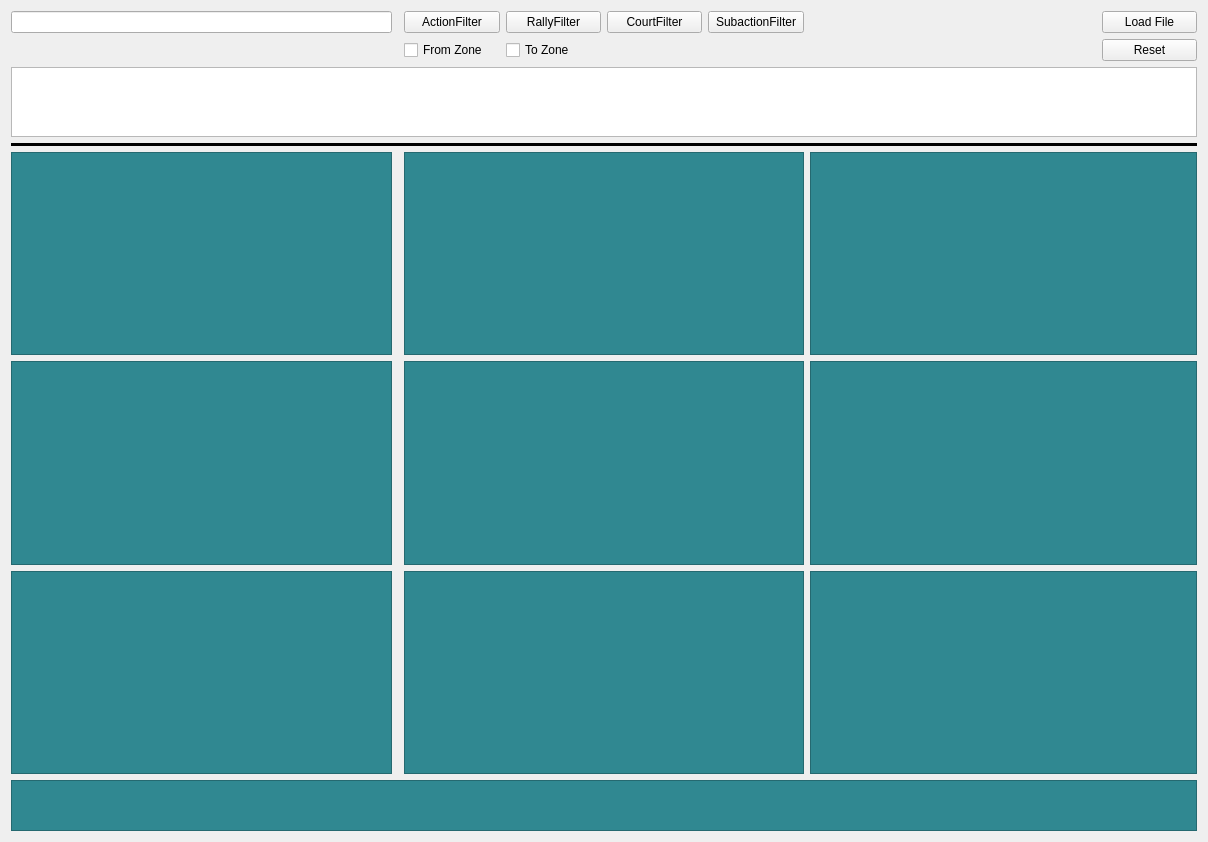
<?xml version="1.0" encoding="UTF-8"?>
<ui version="4.0">
 <class>Form</class>
 <widget class="QWidget" name="Form">
  <property name="geometry">
   <rect>
    <x>0</x>
    <y>0</y>
    <width>1208</width>
    <height>842</height>
   </rect>
  </property>
  <property name="windowTitle">
   <string>Form</string>
  </property>
  <layout class="QGridLayout" name="gridLayout" rowstretch="1,1,1,1,12,12,12,3" columnstretch="8,0,2,2,2,2,6,2">
   <item row="6" column="2" colspan="4">
    <widget class="QFrame" name="frame_6">
     <property name="styleSheet">
      <string notr="true">background-color: rgb(48, 136, 145);</string>
     </property>
     <property name="frameShape">
      <enum>QFrame::StyledPanel</enum>
     </property>
     <property name="frameShadow">
      <enum>QFrame::Raised</enum>
     </property>
     <widget class="QWidget" name="horizontalLayoutWidget_3">
      <property name="geometry">
       <rect>
        <x>10</x>
        <y>10</y>
        <width>251</width>
        <height>31</height>
       </rect>
      </property>
      <layout class="QHBoxLayout" name="header_6" stretch="5,1,5">
       <item>
        <widget class="QLabel" name="total_6">
         <property name="font">
          <font>
           <pointsize>15</pointsize>
          </font>
         </property>
         <property name="text">
          <string/>
         </property>
        </widget>
       </item>
       <item>
        <spacer name="horizontalSpacer_3">
         <property name="orientation">
          <enum>Qt::Horizontal</enum>
         </property>
         <property name="sizeHint" stdset="0">
          <size>
           <width>40</width>
           <height>20</height>
          </size>
         </property>
        </spacer>
       </item>
       <item>
        <widget class="QLabel" name="total_perc_6">
         <property name="font">
          <font>
           <pointsize>15</pointsize>
          </font>
         </property>
         <property name="text">
          <string/>
         </property>
        </widget>
       </item>
      </layout>
     </widget>
     <widget class="QWidget" name="verticalLayoutWidget_3">
      <property name="geometry">
       <rect>
        <x>10</x>
        <y>60</y>
        <width>251</width>
        <height>141</height>
       </rect>
      </property>
      <layout class="QVBoxLayout" name="leads_6">
       <item>
        <widget class="QLabel" name="lead_6">
         <property name="text">
          <string/>
         </property>
        </widget>
       </item>
       <item>
        <widget class="QLabel" name="second_6">
         <property name="text">
          <string/>
         </property>
        </widget>
       </item>
       <item>
        <widget class="QLabel" name="third_6">
         <property name="text">
          <string/>
         </property>
        </widget>
       </item>
       <item>
        <widget class="QLabel" name="fourth_6">
         <property name="text">
          <string/>
         </property>
        </widget>
       </item>
       <item>
        <widget class="QLabel" name="fifth_6">
         <property name="text">
          <string/>
         </property>
        </widget>
       </item>
      </layout>
     </widget>
    </widget>
   </item>
   <item row="0" column="2">
    <widget class="QPushButton" name="action_filter_button">
     <property name="text">
      <string>ActionFilter</string>
     </property>
    </widget>
   </item>
   <item row="6" column="6" colspan="2">
    <widget class="QFrame" name="frame_1">
     <property name="styleSheet">
      <string notr="true">background-color: rgb(48, 136, 145);</string>
     </property>
     <property name="frameShape">
      <enum>QFrame::StyledPanel</enum>
     </property>
     <property name="frameShadow">
      <enum>QFrame::Raised</enum>
     </property>
     <widget class="QWidget" name="horizontalLayoutWidget_4">
      <property name="geometry">
       <rect>
        <x>10</x>
        <y>10</y>
        <width>251</width>
        <height>31</height>
       </rect>
      </property>
      <layout class="QHBoxLayout" name="header_1" stretch="5,1,5">
       <item>
        <widget class="QLabel" name="total_1">
         <property name="font">
          <font>
           <pointsize>15</pointsize>
          </font>
         </property>
         <property name="text">
          <string/>
         </property>
        </widget>
       </item>
       <item>
        <spacer name="horizontalSpacer_4">
         <property name="orientation">
          <enum>Qt::Horizontal</enum>
         </property>
         <property name="sizeHint" stdset="0">
          <size>
           <width>40</width>
           <height>20</height>
          </size>
         </property>
        </spacer>
       </item>
       <item>
        <widget class="QLabel" name="total_perc_1">
         <property name="font">
          <font>
           <pointsize>15</pointsize>
          </font>
         </property>
         <property name="text">
          <string/>
         </property>
        </widget>
       </item>
      </layout>
     </widget>
     <widget class="QWidget" name="verticalLayoutWidget_4">
      <property name="geometry">
       <rect>
        <x>10</x>
        <y>60</y>
        <width>251</width>
        <height>141</height>
       </rect>
      </property>
      <layout class="QVBoxLayout" name="leads_1">
       <item>
        <widget class="QLabel" name="lead_1">
         <property name="text">
          <string/>
         </property>
        </widget>
       </item>
       <item>
        <widget class="QLabel" name="second_1">
         <property name="text">
          <string/>
         </property>
        </widget>
       </item>
       <item>
        <widget class="QLabel" name="third_1">
         <property name="text">
          <string/>
         </property>
        </widget>
       </item>
       <item>
        <widget class="QLabel" name="fourth_1">
         <property name="text">
          <string/>
         </property>
        </widget>
       </item>
       <item>
        <widget class="QLabel" name="fifth_1">
         <property name="text">
          <string/>
         </property>
        </widget>
       </item>
      </layout>
     </widget>
    </widget>
   </item>
   <item row="0" column="3">
    <widget class="QPushButton" name="rally_button">
     <property name="text">
      <string>RallyFilter</string>
     </property>
    </widget>
   </item>
   <item row="0" column="4">
    <widget class="QPushButton" name="court_filter_button">
     <property name="text">
      <string>CourtFilter</string>
     </property>
    </widget>
   </item>
   <item row="1" column="7">
    <widget class="QPushButton" name="reset_button">
     <property name="text">
      <string>Reset</string>
     </property>
    </widget>
   </item>
   <item row="4" column="6" colspan="2">
    <widget class="QFrame" name="frame_2">
     <property name="styleSheet">
      <string notr="true">background-color: rgb(48, 136, 145);</string>
     </property>
     <property name="frameShape">
      <enum>QFrame::StyledPanel</enum>
     </property>
     <property name="frameShadow">
      <enum>QFrame::Raised</enum>
     </property>
     <widget class="QWidget" name="horizontalLayoutWidget_5">
      <property name="geometry">
       <rect>
        <x>10</x>
        <y>10</y>
        <width>251</width>
        <height>31</height>
       </rect>
      </property>
      <layout class="QHBoxLayout" name="header_2" stretch="5,1,5">
       <item>
        <widget class="QLabel" name="total_2">
         <property name="font">
          <font>
           <pointsize>15</pointsize>
          </font>
         </property>
         <property name="text">
          <string/>
         </property>
        </widget>
       </item>
       <item>
        <spacer name="horizontalSpacer_5">
         <property name="orientation">
          <enum>Qt::Horizontal</enum>
         </property>
         <property name="sizeHint" stdset="0">
          <size>
           <width>40</width>
           <height>20</height>
          </size>
         </property>
        </spacer>
       </item>
       <item>
        <widget class="QLabel" name="total_perc_2">
         <property name="font">
          <font>
           <pointsize>15</pointsize>
          </font>
         </property>
         <property name="text">
          <string/>
         </property>
        </widget>
       </item>
      </layout>
     </widget>
     <widget class="QWidget" name="verticalLayoutWidget_5">
      <property name="geometry">
       <rect>
        <x>10</x>
        <y>60</y>
        <width>251</width>
        <height>141</height>
       </rect>
      </property>
      <layout class="QVBoxLayout" name="leads_2">
       <item>
        <widget class="QLabel" name="lead_2">
         <property name="text">
          <string/>
         </property>
        </widget>
       </item>
       <item>
        <widget class="QLabel" name="second_2">
         <property name="text">
          <string/>
         </property>
        </widget>
       </item>
       <item>
        <widget class="QLabel" name="third_2">
         <property name="text">
          <string/>
         </property>
        </widget>
       </item>
       <item>
        <widget class="QLabel" name="fourth_2">
         <property name="text">
          <string/>
         </property>
        </widget>
       </item>
       <item>
        <widget class="QLabel" name="fifth_2">
         <property name="text">
          <string/>
         </property>
        </widget>
       </item>
      </layout>
     </widget>
    </widget>
   </item>
   <item row="5" column="2" colspan="4">
    <widget class="QFrame" name="frame_8">
     <property name="styleSheet">
      <string notr="true">background-color: rgb(48, 136, 145);</string>
     </property>
     <property name="frameShape">
      <enum>QFrame::StyledPanel</enum>
     </property>
     <property name="frameShadow">
      <enum>QFrame::Raised</enum>
     </property>
     <widget class="QWidget" name="horizontalLayoutWidget_8">
      <property name="geometry">
       <rect>
        <x>10</x>
        <y>10</y>
        <width>251</width>
        <height>31</height>
       </rect>
      </property>
      <layout class="QHBoxLayout" name="header_8" stretch="5,1,5">
       <item>
        <widget class="QLabel" name="total_8">
         <property name="font">
          <font>
           <pointsize>15</pointsize>
          </font>
         </property>
         <property name="text">
          <string/>
         </property>
        </widget>
       </item>
       <item>
        <spacer name="horizontalSpacer_8">
         <property name="orientation">
          <enum>Qt::Horizontal</enum>
         </property>
         <property name="sizeHint" stdset="0">
          <size>
           <width>40</width>
           <height>20</height>
          </size>
         </property>
        </spacer>
       </item>
       <item>
        <widget class="QLabel" name="total_perc_8">
         <property name="font">
          <font>
           <pointsize>15</pointsize>
          </font>
         </property>
         <property name="text">
          <string/>
         </property>
        </widget>
       </item>
      </layout>
     </widget>
     <widget class="QWidget" name="verticalLayoutWidget_8">
      <property name="geometry">
       <rect>
        <x>10</x>
        <y>60</y>
        <width>251</width>
        <height>141</height>
       </rect>
      </property>
      <layout class="QVBoxLayout" name="leads_8">
       <item>
        <widget class="QLabel" name="lead_8">
         <property name="text">
          <string/>
         </property>
        </widget>
       </item>
       <item>
        <widget class="QLabel" name="second_8">
         <property name="text">
          <string/>
         </property>
        </widget>
       </item>
       <item>
        <widget class="QLabel" name="third_8">
         <property name="text">
          <string/>
         </property>
        </widget>
       </item>
       <item>
        <widget class="QLabel" name="fourth_8">
         <property name="text">
          <string/>
         </property>
        </widget>
       </item>
       <item>
        <widget class="QLabel" name="fifth_8">
         <property name="text">
          <string/>
         </property>
        </widget>
       </item>
      </layout>
     </widget>
    </widget>
   </item>
   <item row="3" column="0" colspan="8">
    <widget class="Line" name="line">
     <property name="frameShadow">
      <enum>QFrame::Plain</enum>
     </property>
     <property name="lineWidth">
      <number>10</number>
     </property>
     <property name="midLineWidth">
      <number>0</number>
     </property>
     <property name="orientation">
      <enum>Qt::Horizontal</enum>
     </property>
    </widget>
   </item>
   <item row="5" column="6" colspan="2">
    <widget class="QFrame" name="frame_7">
     <property name="styleSheet">
      <string notr="true">background-color: rgb(48, 136, 145);</string>
     </property>
     <property name="frameShape">
      <enum>QFrame::StyledPanel</enum>
     </property>
     <property name="frameShadow">
      <enum>QFrame::Raised</enum>
     </property>
     <widget class="QWidget" name="horizontalLayoutWidget_7">
      <property name="geometry">
       <rect>
        <x>10</x>
        <y>10</y>
        <width>251</width>
        <height>31</height>
       </rect>
      </property>
      <layout class="QHBoxLayout" name="header_7" stretch="5,1,5">
       <item>
        <widget class="QLabel" name="total_7">
         <property name="font">
          <font>
           <pointsize>15</pointsize>
          </font>
         </property>
         <property name="text">
          <string/>
         </property>
        </widget>
       </item>
       <item>
        <spacer name="horizontalSpacer_7">
         <property name="orientation">
          <enum>Qt::Horizontal</enum>
         </property>
         <property name="sizeHint" stdset="0">
          <size>
           <width>40</width>
           <height>20</height>
          </size>
         </property>
        </spacer>
       </item>
       <item>
        <widget class="QLabel" name="total_perc_7">
         <property name="font">
          <font>
           <pointsize>15</pointsize>
          </font>
         </property>
         <property name="text">
          <string/>
         </property>
        </widget>
       </item>
      </layout>
     </widget>
     <widget class="QWidget" name="verticalLayoutWidget_7">
      <property name="geometry">
       <rect>
        <x>10</x>
        <y>60</y>
        <width>251</width>
        <height>141</height>
       </rect>
      </property>
      <layout class="QVBoxLayout" name="leads_7">
       <item>
        <widget class="QLabel" name="lead_7">
         <property name="text">
          <string/>
         </property>
        </widget>
       </item>
       <item>
        <widget class="QLabel" name="second_7">
         <property name="text">
          <string/>
         </property>
        </widget>
       </item>
       <item>
        <widget class="QLabel" name="third_7">
         <property name="text">
          <string/>
         </property>
        </widget>
       </item>
       <item>
        <widget class="QLabel" name="fourth_7">
         <property name="text">
          <string/>
         </property>
        </widget>
       </item>
       <item>
        <widget class="QLabel" name="fifth_7">
         <property name="text">
          <string/>
         </property>
        </widget>
       </item>
      </layout>
     </widget>
    </widget>
   </item>
   <item row="0" column="5">
    <widget class="QPushButton" name="subaction_filter_button">
     <property name="text">
      <string>SubactionFilter</string>
     </property>
    </widget>
   </item>
   <item row="4" column="2" colspan="4">
    <widget class="QFrame" name="frame_3">
     <property name="styleSheet">
      <string notr="true">background-color: rgb(48, 136, 145);</string>
     </property>
     <property name="frameShape">
      <enum>QFrame::StyledPanel</enum>
     </property>
     <property name="frameShadow">
      <enum>QFrame::Raised</enum>
     </property>
     <widget class="QWidget" name="horizontalLayoutWidget_6">
      <property name="geometry">
       <rect>
        <x>10</x>
        <y>10</y>
        <width>251</width>
        <height>31</height>
       </rect>
      </property>
      <layout class="QHBoxLayout" name="header_3" stretch="5,1,5">
       <item>
        <widget class="QLabel" name="total_3">
         <property name="font">
          <font>
           <pointsize>15</pointsize>
          </font>
         </property>
         <property name="text">
          <string/>
         </property>
        </widget>
       </item>
       <item>
        <spacer name="horizontalSpacer_6">
         <property name="orientation">
          <enum>Qt::Horizontal</enum>
         </property>
         <property name="sizeHint" stdset="0">
          <size>
           <width>40</width>
           <height>20</height>
          </size>
         </property>
        </spacer>
       </item>
       <item>
        <widget class="QLabel" name="total_perc_3">
         <property name="font">
          <font>
           <pointsize>15</pointsize>
          </font>
         </property>
         <property name="text">
          <string/>
         </property>
        </widget>
       </item>
      </layout>
     </widget>
     <widget class="QWidget" name="verticalLayoutWidget_6">
      <property name="geometry">
       <rect>
        <x>10</x>
        <y>60</y>
        <width>251</width>
        <height>141</height>
       </rect>
      </property>
      <layout class="QVBoxLayout" name="leads_3">
       <item>
        <widget class="QLabel" name="lead_3">
         <property name="text">
          <string/>
         </property>
        </widget>
       </item>
       <item>
        <widget class="QLabel" name="second_3">
         <property name="text">
          <string/>
         </property>
        </widget>
       </item>
       <item>
        <widget class="QLabel" name="third_3">
         <property name="text">
          <string/>
         </property>
        </widget>
       </item>
       <item>
        <widget class="QLabel" name="fourth_3">
         <property name="text">
          <string/>
         </property>
        </widget>
       </item>
       <item>
        <widget class="QLabel" name="fifth_3">
         <property name="text">
          <string/>
         </property>
        </widget>
       </item>
      </layout>
     </widget>
    </widget>
   </item>
   <item row="0" column="7">
    <widget class="QPushButton" name="load_button">
     <property name="text">
      <string>Load File</string>
     </property>
    </widget>
   </item>
   <item row="4" column="0">
    <widget class="QFrame" name="frame_4">
     <property name="styleSheet">
      <string notr="true">background-color: rgb(48, 136, 145);</string>
     </property>
     <property name="frameShape">
      <enum>QFrame::StyledPanel</enum>
     </property>
     <property name="frameShadow">
      <enum>QFrame::Raised</enum>
     </property>
     <widget class="QWidget" name="verticalLayoutWidget">
      <property name="geometry">
       <rect>
        <x>10</x>
        <y>60</y>
        <width>251</width>
        <height>141</height>
       </rect>
      </property>
      <layout class="QVBoxLayout" name="leads_4">
       <item>
        <widget class="QLabel" name="lead_4">
         <property name="text">
          <string/>
         </property>
        </widget>
       </item>
       <item>
        <widget class="QLabel" name="second_4">
         <property name="text">
          <string/>
         </property>
        </widget>
       </item>
       <item>
        <widget class="QLabel" name="third_4">
         <property name="text">
          <string/>
         </property>
        </widget>
       </item>
       <item>
        <widget class="QLabel" name="fourth_4">
         <property name="text">
          <string/>
         </property>
        </widget>
       </item>
       <item>
        <widget class="QLabel" name="fifth_4">
         <property name="text">
          <string/>
         </property>
        </widget>
       </item>
      </layout>
     </widget>
     <widget class="QWidget" name="horizontalLayoutWidget">
      <property name="geometry">
       <rect>
        <x>10</x>
        <y>10</y>
        <width>251</width>
        <height>31</height>
       </rect>
      </property>
      <layout class="QHBoxLayout" name="header_4" stretch="5,1,5">
       <item>
        <widget class="QLabel" name="total_4">
         <property name="font">
          <font>
           <pointsize>15</pointsize>
          </font>
         </property>
         <property name="text">
          <string/>
         </property>
        </widget>
       </item>
       <item>
        <spacer name="horizontalSpacer">
         <property name="orientation">
          <enum>Qt::Horizontal</enum>
         </property>
         <property name="sizeHint" stdset="0">
          <size>
           <width>40</width>
           <height>20</height>
          </size>
         </property>
        </spacer>
       </item>
       <item>
        <widget class="QLabel" name="total_perc_4">
         <property name="font">
          <font>
           <pointsize>15</pointsize>
          </font>
         </property>
         <property name="text">
          <string/>
         </property>
        </widget>
       </item>
      </layout>
     </widget>
    </widget>
   </item>
   <item row="0" column="0">
    <widget class="QLineEdit" name="lineEdit"/>
   </item>
   <item row="6" column="0">
    <widget class="QFrame" name="frame_5">
     <property name="styleSheet">
      <string notr="true">background-color: rgb(48, 136, 145);</string>
     </property>
     <property name="frameShape">
      <enum>QFrame::StyledPanel</enum>
     </property>
     <property name="frameShadow">
      <enum>QFrame::Raised</enum>
     </property>
     <widget class="QWidget" name="horizontalLayoutWidget_2">
      <property name="geometry">
       <rect>
        <x>10</x>
        <y>10</y>
        <width>251</width>
        <height>31</height>
       </rect>
      </property>
      <layout class="QHBoxLayout" name="header_5" stretch="5,1,5">
       <item>
        <widget class="QLabel" name="total_5">
         <property name="font">
          <font>
           <pointsize>15</pointsize>
          </font>
         </property>
         <property name="text">
          <string/>
         </property>
        </widget>
       </item>
       <item>
        <spacer name="horizontalSpacer_2">
         <property name="orientation">
          <enum>Qt::Horizontal</enum>
         </property>
         <property name="sizeHint" stdset="0">
          <size>
           <width>40</width>
           <height>20</height>
          </size>
         </property>
        </spacer>
       </item>
       <item>
        <widget class="QLabel" name="total_perc_5">
         <property name="font">
          <font>
           <pointsize>15</pointsize>
          </font>
         </property>
         <property name="text">
          <string/>
         </property>
        </widget>
       </item>
      </layout>
     </widget>
     <widget class="QWidget" name="verticalLayoutWidget_2">
      <property name="geometry">
       <rect>
        <x>10</x>
        <y>60</y>
        <width>251</width>
        <height>141</height>
       </rect>
      </property>
      <layout class="QVBoxLayout" name="leads_5">
       <item>
        <widget class="QLabel" name="lead_5">
         <property name="text">
          <string/>
         </property>
        </widget>
       </item>
       <item>
        <widget class="QLabel" name="second_5">
         <property name="text">
          <string/>
         </property>
        </widget>
       </item>
       <item>
        <widget class="QLabel" name="third_5">
         <property name="text">
          <string/>
         </property>
        </widget>
       </item>
       <item>
        <widget class="QLabel" name="fourth_5">
         <property name="text">
          <string/>
         </property>
        </widget>
       </item>
       <item>
        <widget class="QLabel" name="fifth_5">
         <property name="text">
          <string/>
         </property>
        </widget>
       </item>
      </layout>
     </widget>
    </widget>
   </item>
   <item row="2" column="0" colspan="8">
    <widget class="QTableWidget" name="filter_table"/>
   </item>
   <item row="5" column="0">
    <widget class="QFrame" name="frame_9">
     <property name="styleSheet">
      <string notr="true">background-color: rgb(48, 136, 145);</string>
     </property>
     <property name="frameShape">
      <enum>QFrame::StyledPanel</enum>
     </property>
     <property name="frameShadow">
      <enum>QFrame::Raised</enum>
     </property>
     <widget class="QWidget" name="horizontalLayoutWidget_9">
      <property name="geometry">
       <rect>
        <x>10</x>
        <y>10</y>
        <width>251</width>
        <height>31</height>
       </rect>
      </property>
      <layout class="QHBoxLayout" name="header_9" stretch="5,1,5">
       <item>
        <widget class="QLabel" name="total_9">
         <property name="font">
          <font>
           <pointsize>15</pointsize>
          </font>
         </property>
         <property name="text">
          <string/>
         </property>
        </widget>
       </item>
       <item>
        <spacer name="horizontalSpacer_9">
         <property name="orientation">
          <enum>Qt::Horizontal</enum>
         </property>
         <property name="sizeHint" stdset="0">
          <size>
           <width>40</width>
           <height>20</height>
          </size>
         </property>
        </spacer>
       </item>
       <item>
        <widget class="QLabel" name="total_perc_9">
         <property name="font">
          <font>
           <pointsize>15</pointsize>
          </font>
         </property>
         <property name="text">
          <string/>
         </property>
        </widget>
       </item>
      </layout>
     </widget>
     <widget class="QWidget" name="verticalLayoutWidget_9">
      <property name="geometry">
       <rect>
        <x>10</x>
        <y>60</y>
        <width>251</width>
        <height>141</height>
       </rect>
      </property>
      <layout class="QVBoxLayout" name="leads_9">
       <item>
        <widget class="QLabel" name="lead_9">
         <property name="text">
          <string/>
         </property>
        </widget>
       </item>
       <item>
        <widget class="QLabel" name="second_9">
         <property name="text">
          <string/>
         </property>
        </widget>
       </item>
       <item>
        <widget class="QLabel" name="third_9">
         <property name="text">
          <string/>
         </property>
        </widget>
       </item>
       <item>
        <widget class="QLabel" name="fourth_9">
         <property name="text">
          <string/>
         </property>
        </widget>
       </item>
       <item>
        <widget class="QLabel" name="fifth_9">
         <property name="text">
          <string/>
         </property>
        </widget>
       </item>
      </layout>
     </widget>
    </widget>
   </item>
   <item row="7" column="0" colspan="8">
    <widget class="QFrame" name="frame">
     <property name="styleSheet">
      <string notr="true">background-color: rgb(48, 136, 145);</string>
     </property>
     <property name="frameShape">
      <enum>QFrame::StyledPanel</enum>
     </property>
     <property name="frameShadow">
      <enum>QFrame::Raised</enum>
     </property>
     <widget class="QWidget" name="horizontalLayoutWidget_10">
      <property name="geometry">
       <rect>
        <x>20</x>
        <y>10</y>
        <width>251</width>
        <height>31</height>
       </rect>
      </property>
      <layout class="QHBoxLayout" name="header_10" stretch="5,1,5">
       <item>
        <widget class="QLabel" name="total_10">
         <property name="font">
          <font>
           <pointsize>15</pointsize>
          </font>
         </property>
         <property name="text">
          <string/>
         </property>
        </widget>
       </item>
       <item>
        <spacer name="horizontalSpacer_10">
         <property name="orientation">
          <enum>Qt::Horizontal</enum>
         </property>
         <property name="sizeHint" stdset="0">
          <size>
           <width>40</width>
           <height>20</height>
          </size>
         </property>
        </spacer>
       </item>
       <item>
        <widget class="QLabel" name="total_perc_10">
         <property name="font">
          <font>
           <pointsize>15</pointsize>
          </font>
         </property>
         <property name="text">
          <string/>
         </property>
        </widget>
       </item>
      </layout>
     </widget>
     <widget class="QWidget" name="horizontalLayoutWidget_11">
      <property name="geometry">
       <rect>
        <x>290</x>
        <y>10</y>
        <width>831</width>
        <height>31</height>
       </rect>
      </property>
      <layout class="QHBoxLayout" name="horizontalLayout">
       <item>
        <widget class="QLabel" name="lead_10">
         <property name="text">
          <string/>
         </property>
        </widget>
       </item>
       <item>
        <widget class="QLabel" name="second_10">
         <property name="text">
          <string/>
         </property>
        </widget>
       </item>
       <item>
        <widget class="QLabel" name="third_10">
         <property name="text">
          <string/>
         </property>
        </widget>
       </item>
       <item>
        <widget class="QLabel" name="fourth_10">
         <property name="text">
          <string/>
         </property>
        </widget>
       </item>
       <item>
        <widget class="QLabel" name="fifth_10">
         <property name="text">
          <string/>
         </property>
        </widget>
       </item>
      </layout>
     </widget>
    </widget>
   </item>
   <item row="1" column="2">
    <widget class="QCheckBox" name="analyze_from">
     <property name="text">
      <string>From Zone</string>
     </property>
    </widget>
   </item>
   <item row="1" column="3">
    <widget class="QCheckBox" name="analyze_to">
     <property name="text">
      <string>To Zone</string>
     </property>
    </widget>
   </item>
  </layout>
 </widget>
 <resources/>
 <connections/>
</ui>
